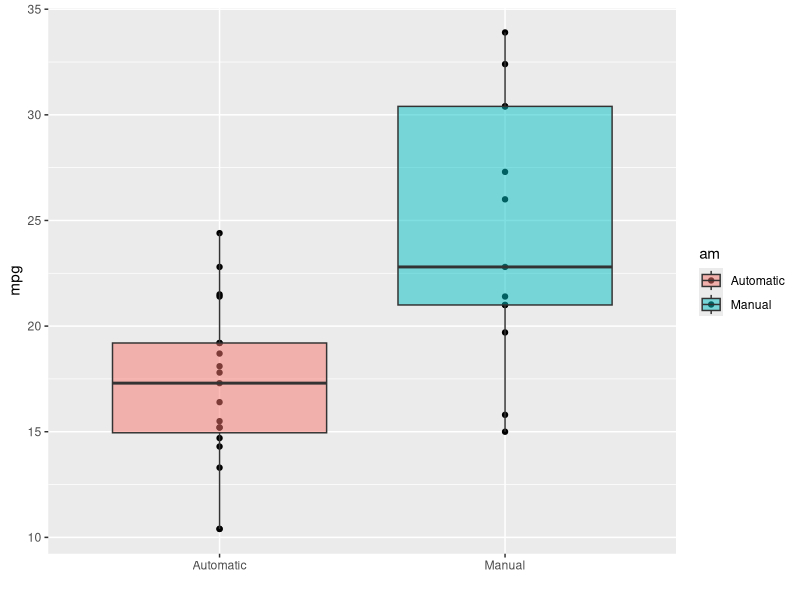
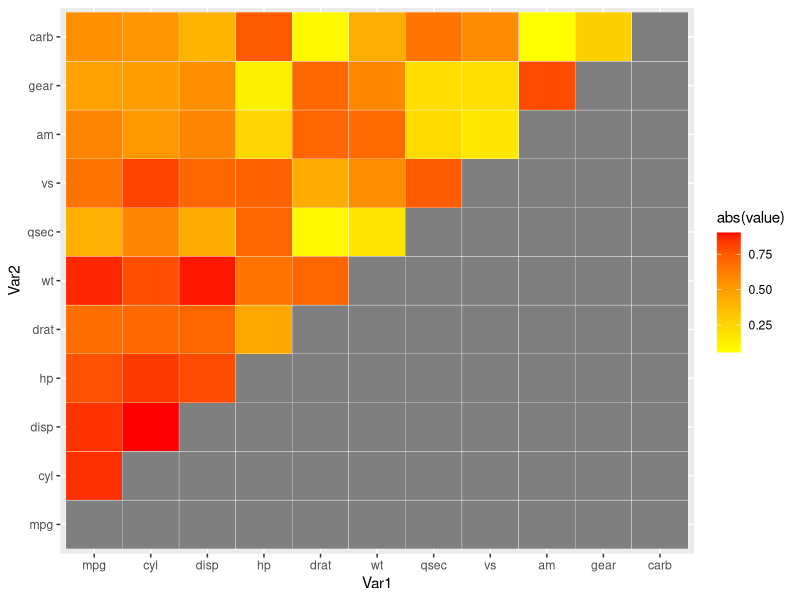

Generate these figures, in order, with R:
## ---- chunk 1
knitr::opts_chunk$set(echo = TRUE, cache = TRUE)
library(ggplot2)
library(reshape2)
data(mtcars)
## ---- chunk 2
head(mtcars)
mtcars_num <- mtcars
## ---- chunk 3

mtcars$cyl  <- factor(mtcars$cyl)
mtcars$vs   <- factor(mtcars$vs)
mtcars$gear <- factor(mtcars$gear)
mtcars$carb <- factor(mtcars$carb)
mtcars$am   <- factor(mtcars$am,labels=c("Automatic","Manual"))

ggplot1 <- ggplot(data = mtcars, aes(x=am, y=mpg, fill = am)) +
                geom_point() +
                geom_boxplot(alpha = 0.5) +
                labs(x = "")
## ---- chunk 4
t.test(mpg~am, data=mtcars)
## ---- chunk 5
lmmodel1 <- lm(mpg~am, data = mtcars)
summary(lmmodel1)
## ---- chunk 6
cor_table <- cor(mtcars_num)
cor_table[lower.tri(cor_table, diag = TRUE)] <- NA
cor_table_melt <- melt(cor_table)

ggplot2 <- ggplot(data=cor_table_melt, aes(x=Var1, y=Var2, fill=abs(value))) +
                geom_tile(color = "white") +
                scale_fill_gradient(low = "yellow", high = "red")

var_analysis <- aov(mpg~., data=mtcars)
summary(var_analysis)
## ---- chunk 7
lmmodel2 <- lm(mpg ~ am + cyl + disp + wt, data = mtcars)
summary (lmmodel2)
anova(lmmodel1, lmmodel2)
## ---- chunk 8
ggplot1
## ---- chunk 9
ggplot2
